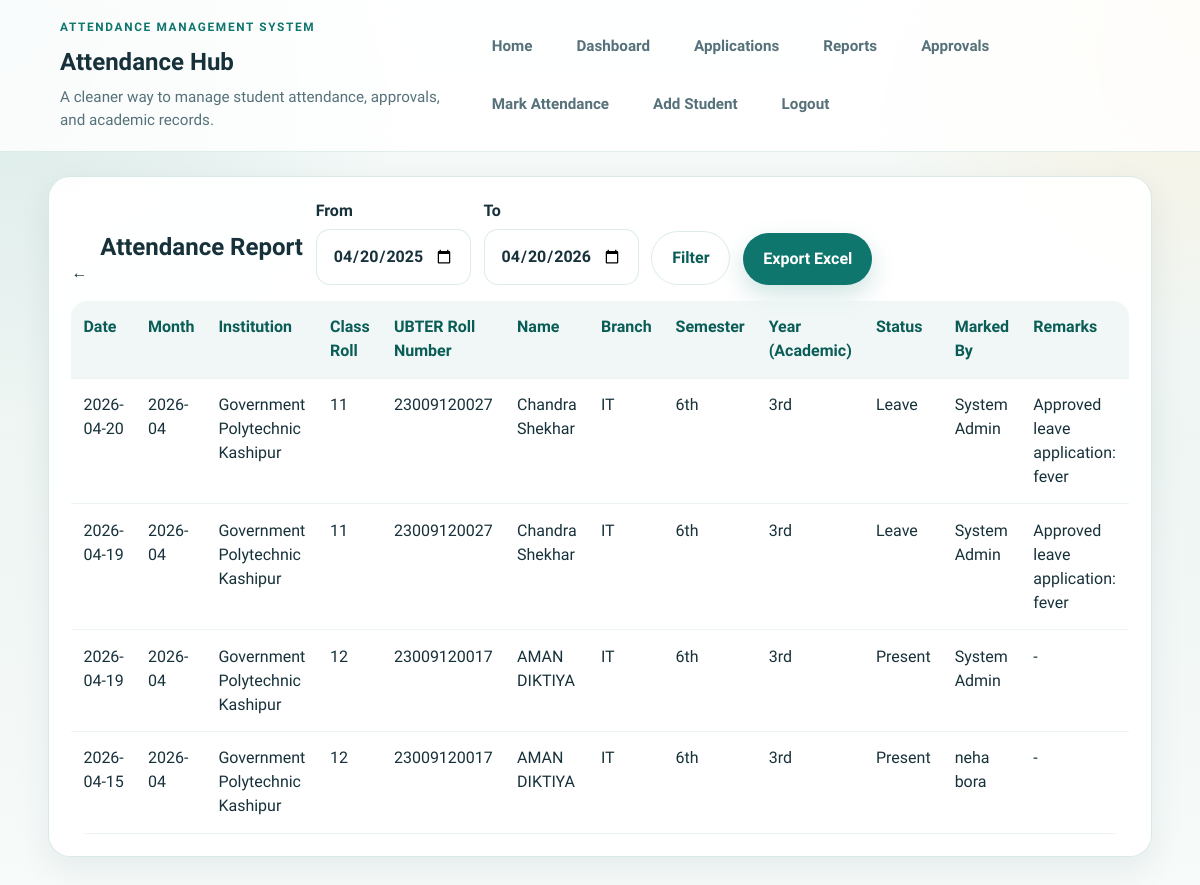
Page /attendance/report (signed in) on the earlier database version.
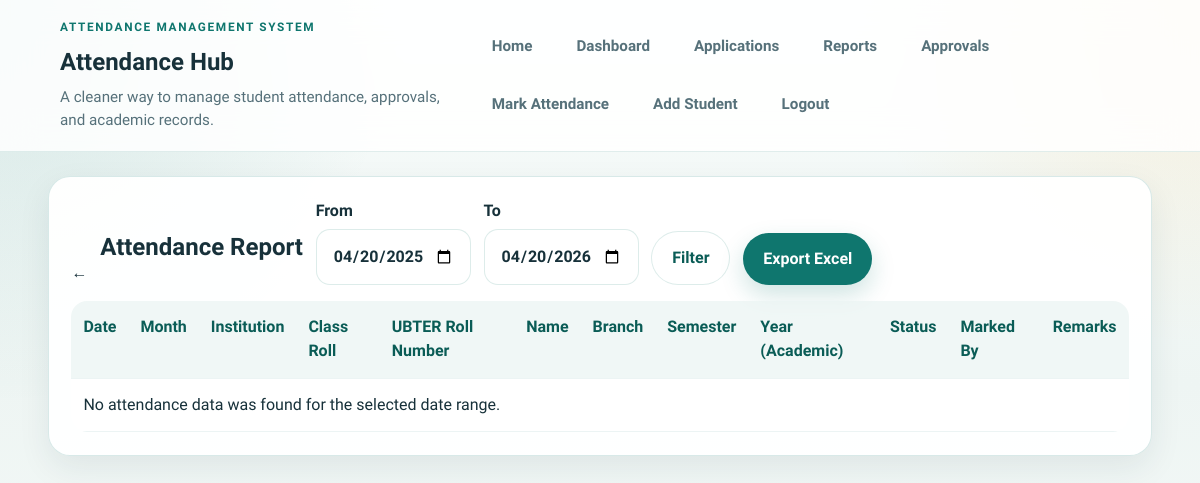
Same page on the later database version.
### tables this page shows
CREATE TABLE attendance (
                id INTEGER PRIMARY KEY AUTOINCREMENT,
                student_id INTEGER NOT NULL,
                attendance_date TEXT NOT NULL,
                status TEXT NOT NULL CHECK (status IN ('Present', 'Absent', 'Late', 'Leave')),
                marked_by INTEGER NOT NULL,
                remarks TEXT,
                created_at TEXT NOT NULL DEFAULT CURRENT_TIMESTAMP,
                UNIQUE(student_id, attendance_date),
                FOREIGN KEY(student_id) REFERENCES users(id),
                FOREIGN KEY(marked_by) REFERENCES users(id)
            );

CREATE TABLE "users" (
                id INTEGER PRIMARY KEY AUTOINCREMENT,
                role TEXT NOT NULL CHECK (role IN ('admin', 'faculty', 'student')),
                profile_picture TEXT,
                institution_type TEXT,
                institution_name TEXT,
                class_roll_number TEXT,
                roll_number TEXT UNIQUE,
                registration_number TEXT UNIQUE,
                full_name TEXT NOT NULL,
                father_name TEXT,
                branch TEXT,
                semester TEXT,
                year TEXT,
                dob TEXT,
                mobile_number TEXT,
                gmail TEXT,
                email TEXT,
                password_hash TEXT NOT NULL,
                is_mobile_verified INTEGER NOT NULL DEFAULT 0,
                created_by INTEGER,
                created_at TEXT NOT NULL DEFAULT CURRENT_TIMESTAMP,
                FOREIGN KEY(created_by) REFERENCES users(id)
            );

### attendance_app/routes.py (the view)
@bp.route("/attendance/report")
@login_required("admin", "faculty", "student")
def attendance_report():
    user = current_user()
    db = get_db()
    from_date = request.args.get("from_date", one_year_ago_iso())
    to_date = request.args.get("to_date", today_iso())
    selected_branch = request.args.get("branch", "").strip()
    available_branches = branch_options(user)
    if user["role"] == "faculty":
        selected_branch = user["branch"]
    query = """
        SELECT
            attendance.attendance_date,
            users.institution_name,
            users.class_roll_number,
            users.roll_number,
            users.full_name,
            users.branch,
            users.semester,
            users.year,
            attendance.status,
            attendance.remarks,
            marker.full_name AS marked_by_name
        FROM attendance
        JOIN users ON users.id = attendance.student_id
        JOIN users AS marker ON marker.id = attendance.marked_by
        WHERE attendance.attendance_date BETWEEN ? AND ?
    """
    params = [from_date, to_date]
    if user["role"] == "student":
        query += " AND attendance.student_id = ?"
        params.append(user["id"])
    elif user["role"] == "faculty":
        query += " AND " + faculty_data_clause("users")
        params.extend([user["institution_type"], user["institution_name"], user["branch"]])
    if selected_branch:
        query += " AND users.branch = ?"
        params.append(selected_branch)
    query += """
        ORDER BY attendance.attendance_date DESC,
                 CASE
                     WHEN COALESCE(NULLIF(users.class_roll_number, ''), '') GLOB '[0-9]*'
                     THEN CAST(users.class_roll_number AS INTEGER)
                     ELSE 999999999
                 END,
                 users.class_roll_number,
                 CASE
                     WHEN COALESCE(NULLIF(users.roll_number, ''), '') GLOB '[0-9]*'
                     THEN CAST(users.roll_number AS INTEGER)
                     ELSE 999999999
                 END,
                 users.roll_number,
                 users.full_name
    """
    rows = db.execute(query, tuple(params)).fetchall()
    if request.args.get("export") == "xlsx":
        workbook = attendance_workbook(rows)
        return send_file(workbook, as_attachment=True, download_name=f"attendance-report-{from_date}-to-{to_date}.xlsx", mimetype="application/vnd.openxmlformats-officedocument.spreadsheetml.sheet")
    return render_template("attendance_report.html", rows=rows, from_date=from_date, to_date=to_date, branches=available_branches, selected_branch=selected_branch)

### attendance_app/auth.py (called while the page is built)
def current_user():
    user_id = session.get("user_id")
    if not user_id:
        return None
    return get_db().execute("SELECT * FROM users WHERE id = ?", (user_id,)).fetchone()

def login_required(*roles):
    def decorator(view):
        @wraps(view)
        def wrapped(*args, **kwargs):
            user = current_user()
            if user is None:
                flash("Please login first.", "error")
                return redirect(url_for("main.login"))
            if roles and user["role"] not in roles:
                flash("You do not have access to this page.", "error")
                return redirect(url_for("main.dashboard"))
            return view(*args, **kwargs)
        return wrapped
    return decorator

### attendance_app/database.py (called while the page is built)
def get_db():
    if "db" not in g:
        configured_path = Path(current_app.config["DATABASE"])
        db_path = configured_path if configured_path.is_absolute() else Path(current_app.root_path).parent / configured_path
        g.db = sqlite3.connect(db_path)
        g.db.row_factory = sqlite3.Row
    return g.db

### attendance_app/routes.py (called while the page is built)
def faculty_data_clause(alias):
    return f"{alias}.institution_type = ? AND {alias}.institution_name = ? AND {alias}.branch = ?"

### attendance_app/templates/attendance_report.html (shortened to what this page needs)
{% extends "base.html" %}
{% block content %}
<section class="card">
    <div class="section-head">
        <div class="section-head profile-edit-head">
            <a class="icon-btn" href="{{ url_for('main.dashboard') }}" aria-label="Back to dashboard" title="Back to dashboard">&larr;</a>
            <h2>Attendance Report</h2>
        </div>
        <form method="get" class="inline-form">
            <label>
                From
                <input type="date" name="from_date" value="{{ from_date }}" min="{{ min_date }}" max="{{ today }}">
            </label>
            <label>
                To
                <input type="date" name="to_date" value="{{ to_date }}" min="{{ min_date }}" max="{{ today }}">
            </label>
            <button class="btn secondary" type="submit">Filter</button>
            <button class="btn primary" type="submit" name="export" value="xlsx">Export Excel</button>
        </form>
    </div>
    <div class="table-wrap">
        <table>
            <thead>
                <tr>
                    <th>Date</th>
                    <th>Month</th>
                    <th>Institution</th>
                    <th>Class Roll</th>
                    <th>UBTER Roll Number</th>
                    <th>Name</th>
                    <th>Branch</th>
                    <th>Semester</th>
                    <th>Year (Academic)</th>
                    <th>Status</th>
                    <th>Marked By</th>
                    <th>Remarks</th>
                </tr>
            </thead>
            <tbody>
                {% for row in rows %}
                    <tr>
                        <td>{{ row['attendance_date'] }}</td>
                        <td>{{ row['attendance_date'][:7] }}</td>
                        <td>{{ row['institution_name'] or '-' }}</td>
                        <td>{{ row['class_roll_number'] or '-' }}</td>
                        <td>{{ row['roll_number'] }}</td>
                        <td>{{ row['full_name'] }}</td>
                        <td>{{ row['branch'] }}</td>
                        <td>{{ row['semester'] }}</td>
                        <td>{{ row['year'] }}</td>
                        <td>{{ row['status'] }}</td>
                        <td>{{ row['marked_by_name'] }}</td>
                        <td>{{ row['remarks'] or '-' }}</td>
                    </tr>
                {% else %}
                    <tr><td colspan="12">No attendance data was found for the selected date range.</td></tr>
                {% endfor %}
            </tbody>
        </table>
    </div>
</section>
{% endblock %}

Differences in the rows shown:
removed attendance: attendance_date "2026-04-20", attendance_date "2026-04", institution_name "Government Polytechnic Kashipur", class_roll_number "11", roll_number "23009120027", full_name "Chandra Shekhar", branch "IT", semester "6th", year "3rd", status "Leave", marked_by_name "System Admin", remarks "Approved leave application: fever"
removed attendance: attendance_date "2026-04-19", attendance_date "2026-04", institution_name "Government Polytechnic Kashipur", class_roll_number "11", roll_number "23009120027", full_name "Chandra Shekhar", branch "IT", semester "6th", year "3rd", status "Leave", marked_by_name "System Admin", remarks "Approved leave application: fever"
removed attendance: attendance_date "2026-04-19", attendance_date "2026-04", institution_name "Government Polytechnic Kashipur", class_roll_number "12", roll_number "23009120017", full_name "AMAN DIKTIYA", branch "IT", semester "6th", year "3rd", status "Present", marked_by_name "System Admin", remarks "-"
removed attendance: attendance_date "2026-04-15", attendance_date "2026-04", institution_name "Government Polytechnic Kashipur", class_roll_number "12", roll_number "23009120017", full_name "AMAN DIKTIYA", branch "IT", semester "6th", year "3rd", status "Present", marked_by_name "neha bora", remarks "-"
Other differences:
text now shown: "No attendance data was found for the selected date range."
